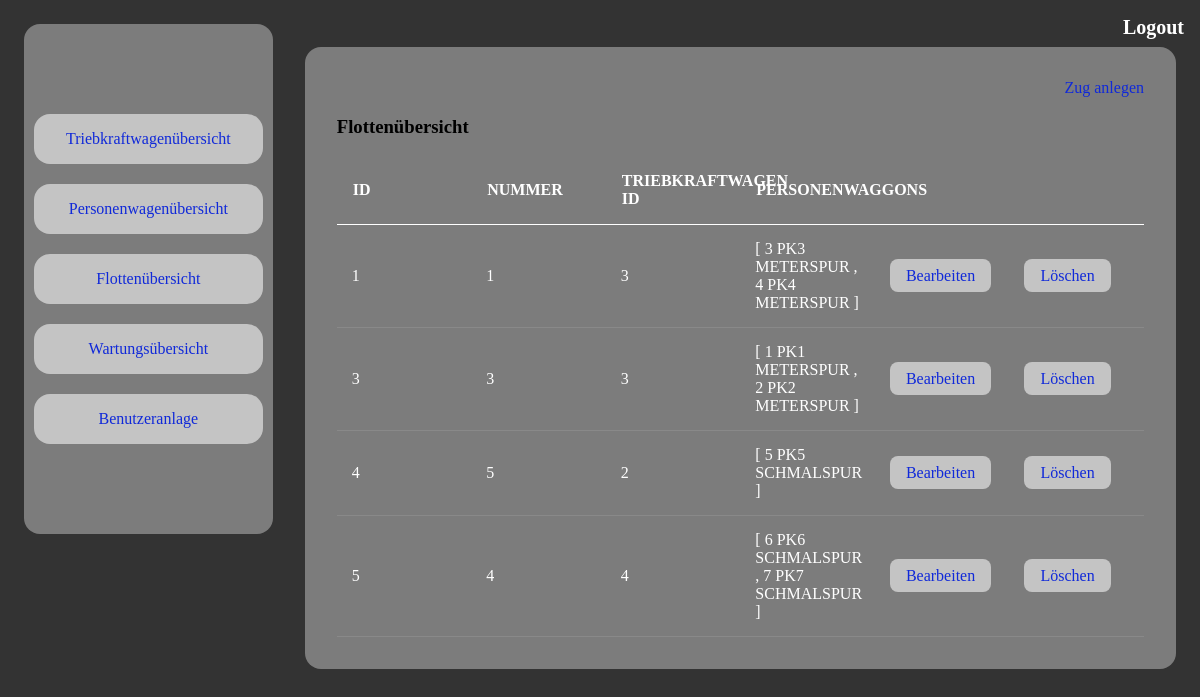
The app's page /train/overview (signed in) with its own data.
### app/models.py (models this page shows, shortened)
class Train(db.Model):
    __tablename__ = 'train'
    id = db.Column(db.Integer, primary_key=True)
    number = db.Column(db.Integer, nullable=False, unique=True)
    engine_wagon_id = db.Column(db.Integer, db.ForeignKey(EngineWagon.id), nullable=False)
    passenger_waggons = db.relationship("PassengerWagon", back_populates="train")
    maintenances = db.relationship("Maintenance", back_populates="train")

class PassengerWagon(db.Model):
    __tablename__ = 'passenger_wagon'
    id = db.Column(db.Integer, primary_key=True)
    name = db.Column(db.String(32), unique=True)
    track_width = db.Column(db.Enum(TrackWidth), server_default="METERSPUR", nullable=False)
    seats = db.Column(db.Integer, nullable=False)
    max_capacity = db.Column(db.Integer, nullable=False)
    train_id = db.Column(db.Integer, db.ForeignKey('train.id', ondelete="SET NULL"))
    train = db.relationship("Train", back_populates="passenger_waggons")
    def __repr__(self):
        return ' {} {} {} '.format(self.id, self.name, self.track_width)

### app/routes.py (the view)
@app.route('/train/overview', methods=['GET', 'POST'])
@login_required
def train_overview():
    trains = Train.query.all()
    return render_template('train/train_overview.html',
                           success=None,
                           trains=trains,
                           title='Zugübersicht')

### app/__init__.py (called while the page is built)
@event.listens_for(Engine, "connect")
def set_sqlite_pragma(dbapi_connection, connection_record):
    cursor = dbapi_connection.cursor()
    cursor.execute("PRAGMA foreign_keys=ON")
    cursor.close()

### app/models.py (called while the page is built)
    def is_admin(self):
        if self.role == UserRole.admin:
            return True
        else:
            return False

    @login.user_loader
    def load_user(id):
        return User.query.get(int(id))

    def __str__(self):
        return self.name  # value string

### app/templates/train/train_overview.html (shortened to what this page needs)
{% extends "base.html" %}
{% block content %}
    <div style="display: flex; justify-content: flex-end; flex-direction: row">
     {% if current_user.is_admin() %}
         <a href="{{ url_for('train_create') }}">Zug anlegen</a>
     {% endif %}
    </div>
    <h3>Flottenübersicht</h3>
    <form id="train" action="{{url_for('train_overview')}}" method="post">
        <table>
            <thead style="border-radius: 0.5rem">
            <tr class="tableHeader">
                <th>Id</th>
                <th>Nummer</th>
                <th>Triebkraftwagen Id</th>
                <th>Personenwaggons</th>
            </tr>
            </thead>
            <tbody>
                {% for train in trains %}
                    <tr class="tableContent">
                        <td>{{ train.id }}</td>
                        <td>{{ train.number }}</td>
                        <td>{{ train.engine_wagon_id }}</td>
                        <td>{{ train.passenger_waggons }}</td>
                        {% if current_user.is_admin() %}
                        <td><a class="siteLink" href="{{ url_for('train_edit', train_id=train.id) }}">Bearbeiten</a></td>
                        <td><a class="siteLink" href="{{ url_for('train_delete', train_id=train.id) }}">Löschen</a></td>
                        {% endif %}
                    </tr>
                {% endfor %}
            </tbody>
        </table>
        </form>
{% endblock %}

### app/static/stylesheet.css (style rules this page uses)
*, *::before, *::after { box-sizing: border-box; }
a { color: #1029d9; text-align: center; text-weight: bold; text-decoration: none; }
body { background-color: #333333; }
.siteLink { background-color: #c4c4c4; border-radius: 0.5rem; padding: 0.5rem 1rem; cursor: pointer; }
table { width: 100%; table-layout: fixed; border-collapse: collapse; }
.tableHeader { border-bottom: 1px solid #ffff; }
.tableContent { overflow-x: auto; margin-top: 0; }
th { padding: 1rem; text-align: left; color: #ffff; text-transform: uppercase; font-weight: bold; }
td { padding: 15px; text-align: left; vertical-align: middle; color: #ffff; border-bottom: solid 1px rgba(255, 255, 255, 0.1); }

### records on screen
Train: id "1", number "1", engine_wagon_id "3", passenger_waggons "[ 3 PK3 METERSPUR , 4 PK4 METERSPUR ]"
Train: id "3", number "3", engine_wagon_id "3", passenger_waggons "[ 1 PK1 METERSPUR , 2 PK2 METERSPUR ]"
Train: id "4", number "5", engine_wagon_id "2", passenger_waggons "[ 5 PK5 SCHMALSPUR ]"
Train: id "5", number "4", engine_wagon_id "4", passenger_waggons "[ 6 PK6 SCHMALSPUR , 7 PK7 SCHMALSPUR ]"
